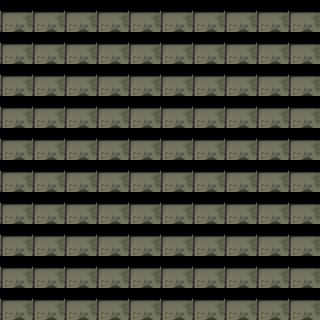

Tiled map render using the project's own tile images. Description and the whole map definition, tile-layer contents included, below:
An orthogonal 10x10 tile map with 32x32 px tiles, 7 tile layers (Tile Layer 1, Tile Layer 2, Tile Layer 3, Tile Layer 4, ...).

<map version="1.0" orientation="orthogonal" renderorder="right-down" width="10" height="10" tilewidth="32" tileheight="32" nextobjectid="1">
 <tileset firstgid="1" name="Fulltank" tilewidth="32" tileheight="32" tilecount="28">
  <image source="Fulltank.png" width="132" height="254" />
 </tileset>
 <layer name="Tile Layer 1" width="10" height="10">
  <data encoding="csv">
2,2,2,2,0,0,2,2,2,2,
2,0,0,0,0,0,0,0,0,2,
2,0,0,0,0,0,0,0,0,2,
2,0,0,0,0,0,0,0,0,2,
0,0,0,0,0,0,0,0,0,0,
0,0,0,0,0,0,0,0,0,0,
2,0,0,0,0,0,0,0,0,2,
2,0,0,0,0,0,0,0,0,2,
2,0,0,0,0,0,0,0,0,2,
2,2,2,2,0,0,2,2,2,2
</data>
 </layer>
 <layer name="Tile Layer 2" width="10" height="10">
  <data encoding="csv">
2,2,2,2,0,0,2,2,2,2,
2,0,0,0,0,0,0,0,0,2,
2,0,0,0,0,0,0,0,0,2,
2,0,0,0,0,0,0,0,0,2,
0,0,0,0,0,0,0,0,0,0,
0,0,0,0,0,0,0,0,0,0,
2,0,0,0,0,0,0,0,0,2,
2,0,0,0,0,0,0,0,0,2,
2,0,0,0,0,0,0,0,0,2,
2,2,2,2,0,0,2,2,2,2
</data>
 </layer>
 <layer name="Tile Layer 3" width="10" height="10">
  <data encoding="csv">
2,2,2,2,0,0,2,2,2,2,
2,0,0,0,0,0,0,0,0,2,
2,0,0,0,0,0,0,0,0,2,
2,0,0,0,0,0,0,0,0,2,
0,0,0,0,0,0,0,0,0,0,
0,0,0,0,0,0,0,0,0,0,
2,0,0,0,0,0,0,0,0,2,
2,0,0,0,0,0,0,0,0,2,
2,0,0,0,0,0,0,0,0,2,
2,2,2,2,0,0,2,2,2,2
</data>
 </layer>
 <layer name="Tile Layer 4" width="10" height="10">
  <data encoding="csv">
2,2,2,2,0,0,2,2,2,2,
2,0,0,0,0,0,0,0,0,2,
2,0,0,0,0,0,0,0,0,2,
2,0,0,0,0,0,0,0,0,2,
0,0,0,0,0,0,0,0,0,0,
0,0,0,0,0,0,0,0,0,0,
2,0,0,0,0,0,0,0,0,2,
2,0,0,0,0,0,0,0,0,2,
2,0,0,0,0,0,0,0,0,2,
2,2,2,2,0,0,2,2,2,2
</data>
 </layer>
 <layer name="Tile Layer 5" width="10" height="10">
  <data encoding="csv">
2,2,2,2,0,0,2,2,2,2,
2,0,0,0,0,0,0,0,0,2,
2,0,0,0,0,0,0,0,0,2,
2,0,0,0,0,0,0,0,0,2,
0,0,0,0,0,0,0,0,0,0,
0,0,0,0,0,0,0,0,0,0,
2,0,0,0,0,0,0,0,0,2,
2,0,0,0,0,0,0,0,0,2,
2,0,0,0,0,0,0,0,0,2,
2,2,2,2,0,0,2,2,2,2
</data>
 </layer>
 <layer name="Tile Layer 6" width="10" height="10">
  <data encoding="csv">
2,2,2,2,2,2,2,2,2,2,
2,0,0,0,0,0,0,0,0,2,
2,0,0,0,0,0,0,0,0,2,
2,0,0,0,0,0,0,0,0,2,
2,0,0,0,0,0,0,0,0,2,
2,0,0,0,0,0,0,0,0,2,
2,0,0,0,0,0,0,0,0,2,
2,0,0,0,0,0,0,0,0,2,
2,2,2,0,0,0,0,0,0,2,
2,2,2,2,2,2,2,2,2,2
</data>
 </layer>
 <layer name="Tile Layer 7" width="10" height="10">
  <data encoding="csv">
2,2,2,2,2,2,2,2,2,2,
2,2,2,2,2,2,2,2,2,2,
2,2,2,2,2,2,2,2,2,2,
2,2,2,2,2,2,2,2,2,2,
2,2,2,2,2,2,2,2,2,2,
2,2,2,2,2,2,2,2,2,2,
2,2,2,2,2,2,2,2,2,2,
2,2,2,2,2,2,2,2,2,2,
2,2,2,2,2,2,2,2,2,2,
2,2,2,2,2,2,2,2,2,2
</data>
 </layer>
</map>
